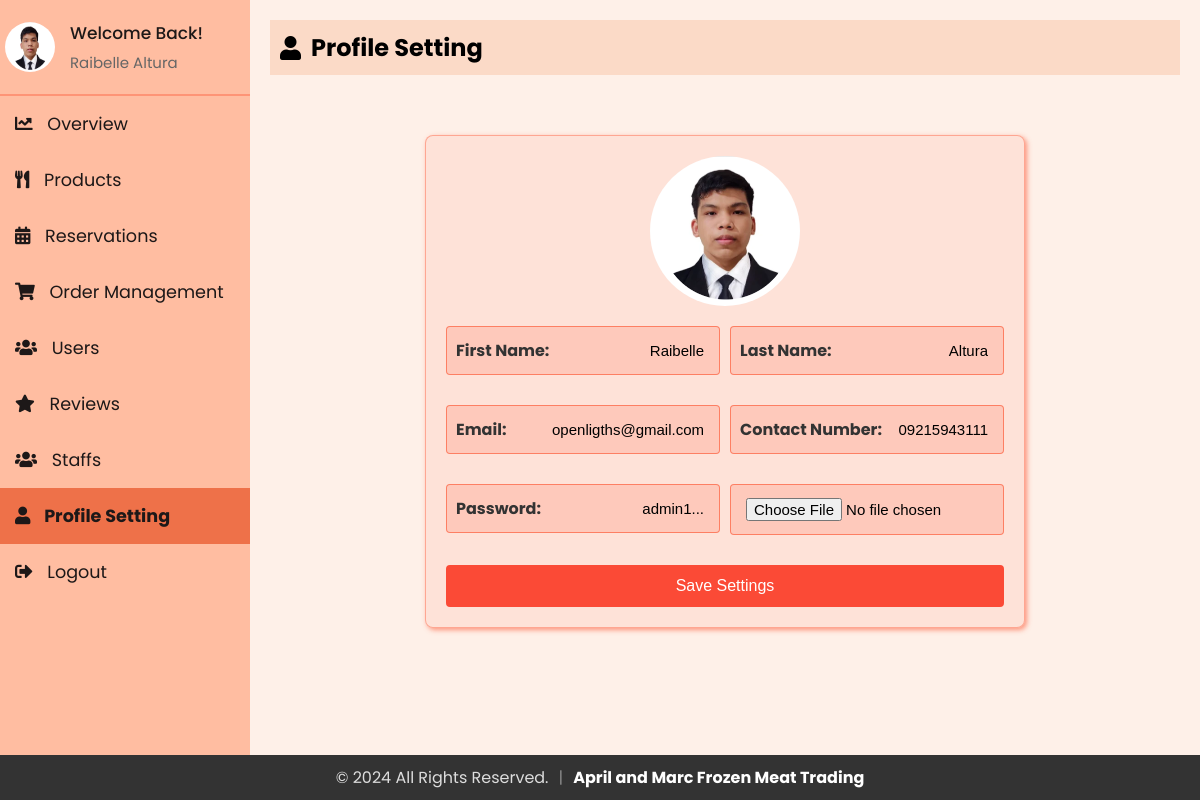
The page /admin/profile.php (signed in) on the database as committed earlier.
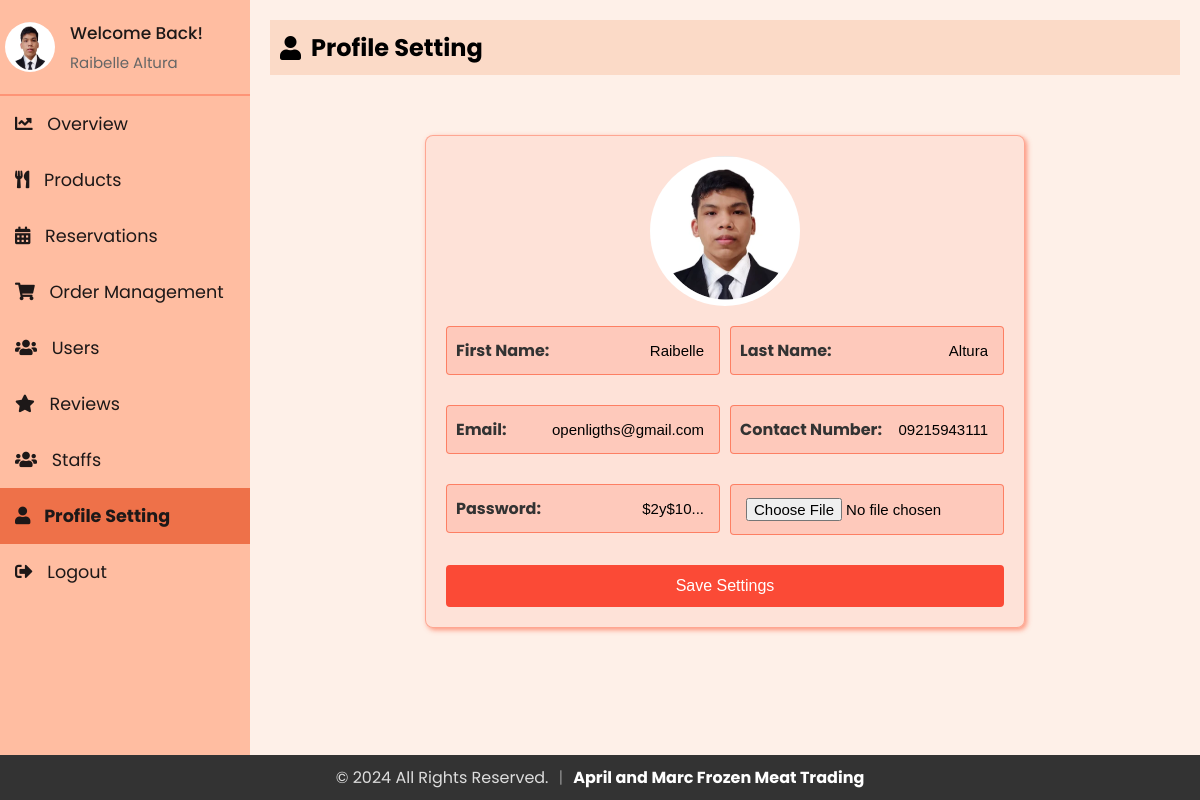
The same page on the database as committed later.
### tables this page shows
CREATE TABLE `staff` (
  `id` int(11) NOT NULL,
  `firstName` varchar(50) NOT NULL,
  `lastName` varchar(50) NOT NULL,
  `email` varchar(100) NOT NULL,
  `contact` varchar(15) DEFAULT NULL,
  `role` enum('superadmin','admin','delivery boy','waiter') NOT NULL,
  `password` varchar(255) NOT NULL,
  `createdAt` timestamp NOT NULL DEFAULT current_timestamp(),
  `updatedAt` timestamp NOT NULL DEFAULT current_timestamp() ON UPDATE current_timestamp(),
  `profile_image` varchar(255) NOT NULL DEFAULT 'default.jpg'
);

### admin/db_connection.php (called while the page is built, shortened)
<?php
$password = "";
?>

### admin/profile.php (the view, shortened to what this page needs)
<?php
$admin_email = isset($_SESSION['email']) ? $_SESSION['email'] : '';
include 'db_connection.php';
function getAdminInfo($email)
{
    global $conn;
    $stmt = $conn->prepare("SELECT firstName, lastName, email, contact, password, profile_image FROM staff WHERE email = ?");
    $stmt->bind_param("s", $email);
    $stmt->execute();
    $stmt->bind_result($firstName, $lastName, $email, $contact, $password, $profile_image);
    return [
        'firstName' => $firstName ?: '',
        'lastName' => $lastName ?: '',
        'email' => $email ?: '',
        'contact' => $contact ?: '',
        'password' => $password ?: '',
        'profile_image' => $profile_image ?: 'default.jpg'
    ];
}
$admin_info = getAdminInfo($admin_email);
?>
<!DOCTYPE html>
<html lang="en">
<head>
    <link rel="stylesheet" href="https://cdnjs.cloudflare.com/ajax/libs/font-awesome/5.15.3/css/all.min.css">
    <link rel="stylesheet" href="sidebar.css">
    <link rel="stylesheet" href="profile.css">
</head>
<body>
    <div class="sidebar">
        <div class="profile-section">
            <img src="../uploads/<?php echo htmlspecialchars($admin_info['profile_image']); ?>" alt="Profile Picture">
            <div class="info">
                <h3>Welcome Back!</h3>
                <p><?php echo htmlspecialchars($admin_info['firstName']) . ' ' . htmlspecialchars($admin_info['lastName']); ?></p>
            </div>
        </div>
        <ul>
            <li><a href="index.php"><i class="fas fa-chart-line"></i> Overview</a></li>
            <li><a href="admin_menu.php"><i class="fas fa-utensils"></i> Products</a></li>
            <li><a href="reservations.php"><i class="fas fa-calendar-alt"></i> Reservations</a></li>
            <li><a href="admin_orders.php"><i class="fas fa-shopping-cart"></i> Order Management</a></li>
            <li><a href="users.php"><i class="fas fa-users"></i> Users</a></li>
            <li><a href="reviews.php"><i class="fas fa-star"></i> Reviews</a></li>
            <li><a href="staffs.php"><i class="fas fa-users"></i> Staffs</a></li>
            <li><a href="profile.php" class="active"><i class="fas fa-user"></i> Profile Setting</a></li>
            <li><a href="logout.php"><i class="fas fa-sign-out-alt"></i> Logout</a></li>
        </ul>
    </div>
    <div class="content">
        <div class="header">
            <h2><i class="fas fa-user"></i> Profile Setting</h2>
        </div>
        <div class="wrapper">
            <div class="container">
                <img src="../uploads/<?php echo htmlspecialchars($admin_info['profile_image']); ?>" alt="Profile Image" class="profile-image">
                <form action="profile.php" method="post" enctype="multipart/form-data">
                    <div class="form-row">
                        <div class="form-group">
                            <input type="text" id="firstName" name="firstName" value="<?php echo htmlspecialchars($admin_info['firstName']); ?>" placeholder=" ">
                            <label for="firstName">First Name:</label>
                        </div>
                        <div class="form-group">
                            <input type="text" id="lastName" name="lastName" value="<?php echo htmlspecialchars($admin_info['lastName']); ?>" placeholder=" ">
                            <label for="lastName">Last Name:</label>
                        </div>
                    </div>
                    <div class="form-row">
                        <div class="form-group">
                            <input type="email" id="email" name="email" value="<?php echo htmlspecialchars($admin_info['email']); ?>" readonly placeholder=" ">
                            <label for="email">Email:</label>
                        </div>
                        <div class="form-group">
                            <input type="text" id="contact" name="contact" value="<?php echo htmlspecialchars($admin_info['contact']); ?>" placeholder=" ">
                            <label for="contact">Contact Number:</label>
                        </div>
                    </div>
                    <div class="form-row">
                        <div class="form-group">
                            <input type="text" id="password" name="password" value="<?php echo htmlspecialchars(substr($admin_info['password'], 0, 6) . '...'); ?>" placeholder=" ">
                            <label for="password">Password:</label>
                        </div>
                        <div class="form-group">
                            <input type="file" id="profile_image" name="profile_image" placeholder=" ">
                        </div>
                    </div>
                    <button type="submit">Save Settings</button>
                </form>
            </div>
        </div>
    </div>
</body>
</html>

Rows that differ between the two databases and show on the page:
changed staff "Raibelle": password "admin1..." → "$2y$10..."
